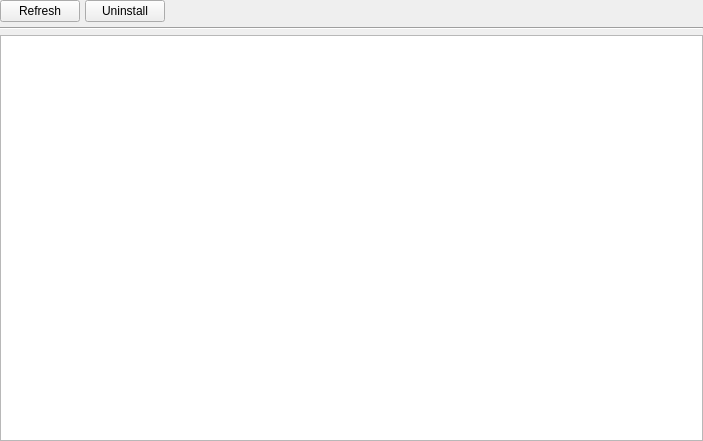
<?xml version="1.0" encoding="UTF-8"?>
<ui version="4.0">
 <class>CApplicationManagerWidget</class>
 <widget class="QWidget" name="CApplicationManagerWidget">
  <property name="geometry">
   <rect>
    <x>0</x>
    <y>0</y>
    <width>703</width>
    <height>441</height>
   </rect>
  </property>
  <property name="windowTitle">
   <string>Form</string>
  </property>
  <layout class="QVBoxLayout" name="verticalLayout">
   <property name="spacing">
    <number>5</number>
   </property>
   <property name="leftMargin">
    <number>0</number>
   </property>
   <property name="topMargin">
    <number>0</number>
   </property>
   <property name="rightMargin">
    <number>0</number>
   </property>
   <property name="bottomMargin">
    <number>0</number>
   </property>
   <item>
    <layout class="QHBoxLayout" name="hLayoutButtons">
     <item>
      <widget class="QPushButton" name="refreshButton">
       <property name="text">
        <string>Refresh</string>
       </property>
      </widget>
     </item>
     <item>
      <widget class="QPushButton" name="uninstallButton">
       <property name="cursor">
        <cursorShape>PointingHandCursor</cursorShape>
       </property>
       <property name="text">
        <string>Uninstall</string>
       </property>
      </widget>
     </item>
     <item>
      <spacer name="hSpacer1">
       <property name="orientation">
        <enum>Qt::Horizontal</enum>
       </property>
       <property name="sizeHint" stdset="0">
        <size>
         <width>40</width>
         <height>20</height>
        </size>
       </property>
      </spacer>
     </item>
    </layout>
   </item>
   <item>
    <widget class="Line" name="line">
     <property name="orientation">
      <enum>Qt::Horizontal</enum>
     </property>
    </widget>
   </item>
   <item>
    <widget class="QTreeView" name="applicationTreeView"/>
   </item>
  </layout>
 </widget>
 <resources/>
 <connections/>
</ui>
